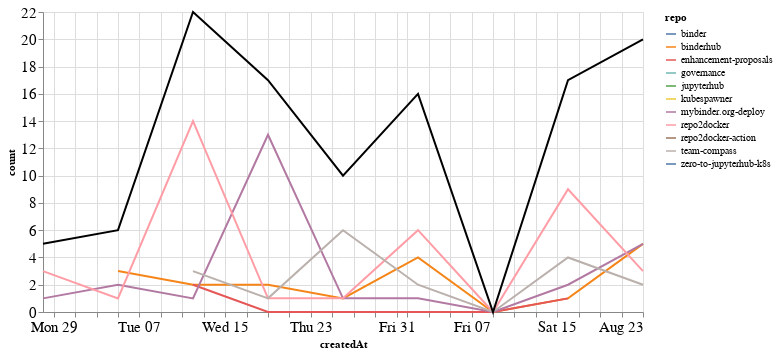

Notebook cell for this chart:
### Markdown cell above
## Comments

### Code cell
comments_time = comments.groupby('repo').resample('W', on='createdAt').count()['author'].reset_index()
comments_time = comments_time.rename(columns={'author': 'count'})
comments_time_total = comments_time.groupby('createdAt').agg({"count": "sum"}).reset_index()
ch1 = alt.Chart(comments_time, width=600).mark_line().encode(
    x='createdAt',
    y='count',
    color='repo',
    tooltip="repo"
)

ch2 = alt.Chart(comments_time_total, width=600).mark_line(color="black").encode(
    x='createdAt',
    y='count',
)

ch1 + ch2

### Figure 1 — Vega-Lite specification as saved in the notebook (floating-point values rounded to 4 significant figures)
{"config": {"axisLeft": {"labelFontSize": 15}, "axisBottom": {"labelFontSize": 15}}, "layer": [{"data": {"name": "data-37c7e3a5628b2c06f8d546d23796d848"}, "mark": "line", "encoding": {"color": {"type": "nominal", "field": "repo"}, "tooltip": {"type": "nominal", "field": "repo"}, "x": {"type": "temporal", "field": "createdAt"}, "y": {"type": "quantitative", "field": "count"}}, "width": 600}, {"data": {"name": "data-0365fcee47bc43c314cbbfdb8380eb84"}, "mark": {"type": "line", "color": "black"}, "encoding": {"x": {"type": "temporal", "field": "createdAt"}, "y": {"type": "quantitative", "field": "count"}}, "width": 600}], "$schema": "https://vega.github.io/schema/vega-lite/v4.8.1.json", "datasets": {"data-37c7e3a5628b2c06f8d546d23796d848": [{"repo": "binder", "createdAt": "2020-08-23T00:00:00", "count": 1}, {"repo": "binderhub", "createdAt": "2020-07-05T00:00:00", "count": 3}, {"repo": "binderhub", "createdAt": "2020-07-12T00:00:00", "count": 2}, {"repo": "binderhub", "createdAt": "2020-07-19T00:00:00", "count": 2}, {"repo": "binderhub", "createdAt": "2020-07-26T00:00:00", "count": 1}, {"repo": "binderhub", "createdAt": "2020-08-02T00:00:00", "count": 4}, {"repo": "binderhub", "createdAt": "2020-08-09T00:00:00", "count": 0}, {"repo": "binderhub", "createdAt": "2020-08-16T00:00:00", "count": 1}, {"repo": "binderhub", "createdAt": "2020-08-23T00:00:00", "count": 5}, {"repo": "enhancement-proposals", "createdAt": "2020-07-12T00:00:00", "count": 2}, {"repo": "enhancement-proposals", "createdAt": "2020-07-19T00:00:00", "count": 0}, {"repo": "enhancement-proposals", "createdAt": "2020-07-26T00:00:00", "count": 0}, {"repo": "enhancement-proposals", "createdAt": "2020-08-02T00:00:00", "count": 0}, {"repo": "enhancement-proposals", "createdAt": "2020-08-09T00:00:00", "count": 0}, {"repo": "enhancement-proposals", "createdAt": "2020-08-16T00:00:00", "count": 1}, {"repo": "governance", "createdAt": "2020-08-23T00:00:00", "count": 2}, {"repo": "jupyterhub", "createdAt": "2020-08-23T00:00:00", "count": 2}, {"repo": "kubespawner", "createdAt": "2020-07-26T00:00:00", "count": 1}, {"repo": "mybinder.org-deploy", "createdAt": "2020-06-28T00:00:00", "count": 1}, {"repo": "mybinder.org-deploy", "createdAt": "2020-07-05T00:00:00", "count": 2}, {"repo": "mybinder.org-deploy", "createdAt": "2020-07-12T00:00:00", "count": 1}, {"repo": "mybinder.org-deploy", "createdAt": "2020-07-19T00:00:00", "count": 13}, {"repo": "mybinder.org-deploy", "createdAt": "2020-07-26T00:00:00", "count": 1}, {"repo": "mybinder.org-deploy", "createdAt": "2020-08-02T00:00:00", "count": 1}, {"repo": "mybinder.org-deploy", "createdAt": "2020-08-09T00:00:00", "count": 0}, {"repo": "mybinder.org-deploy", "createdAt": "2020-08-16T00:00:00", "count": 2}, {"repo": "mybinder.org-deploy", "createdAt": "2020-08-23T00:00:00", "count": 5}, {"repo": "repo2docker", "createdAt": "2020-06-28T00:00:00", "count": 3}, {"repo": "repo2docker", "createdAt": "2020-07-05T00:00:00", "count": 1}, {"repo": "repo2docker", "createdAt": "2020-07-12T00:00:00", "count": 14}, {"repo": "repo2docker", "createdAt": "2020-07-19T00:00:00", "count": 1}, {"repo": "repo2docker", "createdAt": "2020-07-26T00:00:00", "count": 1}, {"repo": "repo2docker", "createdAt": "2020-08-02T00:00:00", "count": 6}, {"repo": "repo2docker", "createdAt": "2020-08-09T00:00:00", "count": 0}, {"repo": "repo2docker", "createdAt": "2020-08-16T00:00:00", "count": 9}, {"repo": "repo2docker", "createdAt": "2020-08-23T00:00:00", "count": 3}, {"repo": "repo2docker-action", "createdAt": "2020-06-28T00:00:00", "count": 1}, {"repo": "team-compass", "createdAt": "2020-07-12T00:00:00", "count": 3}, {"repo": "team-compass", "createdAt": "2020-07-19T00:00:00", "count": 1}, {"repo": "team-compass", "createdAt": "2020-07-26T00:00:00", "count": 6}, {"repo": "team-compass", "createdAt": "2020-08-02T00:00:00", "count": 2}, {"repo": "team-compass", "createdAt": "2020-08-09T00:00:00", "count": 0}, {"repo": "team-compass", "createdAt": "2020-08-16T00:00:00", "count": 4}, {"repo": "team-compass", "createdAt": "2020-08-23T00:00:00", "count": 2}, {"repo": "zero-to-jupyterhub-k8s", "createdAt": "2020-08-02T00:00:00", "count": 3}], "data-0365fcee47bc43c314cbbfdb8380eb84": [{"createdAt": "2020-06-28T00:00:00", "count": 5}, {"createdAt": "2020-07-05T00:00:00", "count": 6}, {"createdAt": "2020-07-12T00:00:00", "count": 22}, {"createdAt": "2020-07-19T00:00:00", "count": 17}, {"createdAt": "2020-07-26T00:00:00", "count": 10}, {"createdAt": "2020-08-02T00:00:00", "count": 16}, {"createdAt": "2020-08-09T00:00:00", "count": 0}, {"createdAt": "2020-08-16T00:00:00", "count": 17}, {"createdAt": "2020-08-23T00:00:00", "count": 20}]}}
